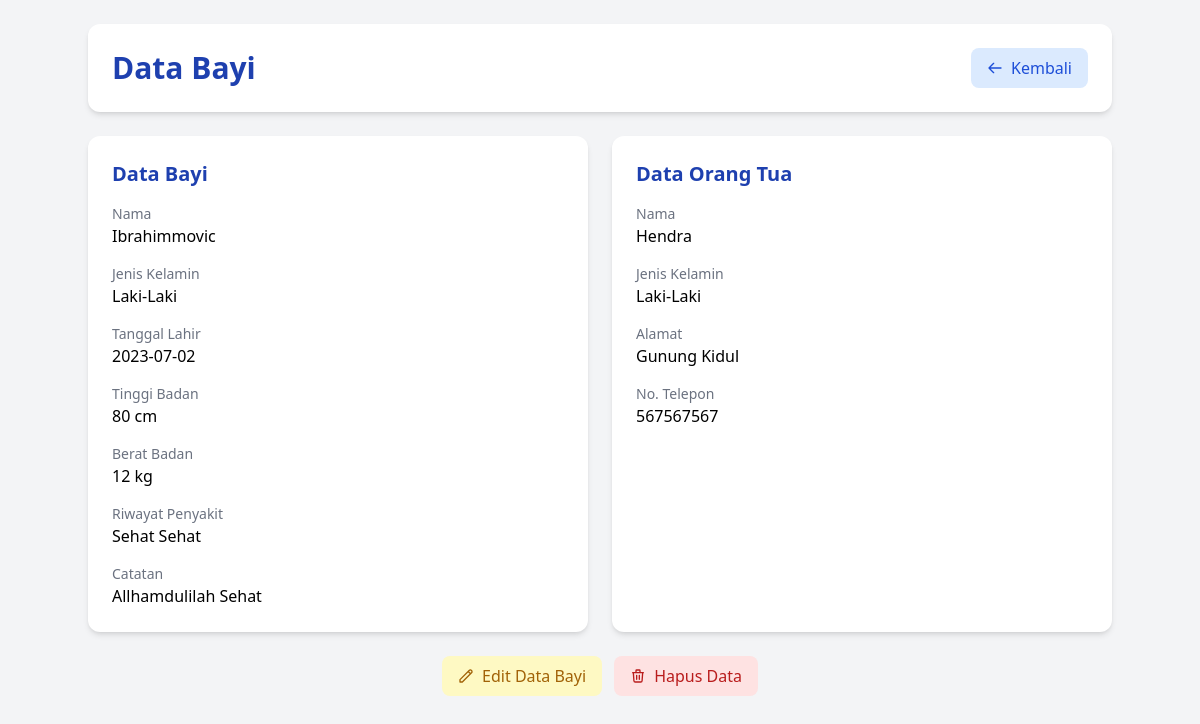
Screenshot of /views/data.php?id=110 (signed in) with the database file from the repository.
### tables this page shows
CREATE TABLE `databayi` (
  `id` int(11) NOT NULL,
  `nama` varchar(100) NOT NULL,
  `tinggi` float NOT NULL,
  `berat` float NOT NULL,
  `jenisKelamin` varchar(20) NOT NULL,
  `tanggalLahir` date NOT NULL,
  `riwayat` varchar(100) NOT NULL,
  `catatan` varchar(50) NOT NULL,
  `orang_tua_id` int(11) NOT NULL
);

CREATE TABLE `orangtua` (
  `orangtua_id` int(11) NOT NULL,
  `nama` varchar(100) NOT NULL,
  `jenisKelamin` varchar(15) NOT NULL,
  `telepon` int(11) NOT NULL,
  `alamat` varchar(100) NOT NULL
);

### models/manusia.php (called while the page is built, shortened)
<?php
require_once dirname(__DIR__) . '/config/database.php';
class Manusia
{
    public function __construct()
    {
        $database = new Database();
        $this->conn = $database->getConnection();
    }
}

### config/Database.php (called while the page is built, shortened)
<?php
class Database
{
    private $host = "localhost:3307";
    private $db_name = "db_databayi";
    private $username = "root";
    private $password = "";
    private static $conn = null;
    public function getConnection()
    {
        if (self::$conn === null) {
            try {
                self::$conn = new mysqli(
                    $this->host,
                    $this->username,
                    $this->password,
                    $this->db_name
                );
                self::$conn->set_charset("utf8");
            } catch (Exception $exception) {
                die("Koneksi gagal: " . $exception->getMessage());
            }
        }
        return self::$conn;
    }
}

### models/balita.php (called while the page is built, shortened)
<?php
require_once 'manusia.php';
class Bayi extends Manusia
{
    public function getBayiById($id)
    {
        $query = "SELECT * FROM " . self::TABLE . " WHERE id = ? LIMIT 1";
        $stmt = $this->conn->prepare($query);
        $stmt->bind_param("i", $id);
        $stmt->execute();
        $result = $stmt->get_result();
        if ($result && $result->num_rows > 0) {
            return $result->fetch_assoc();
        }
        return null;
    }
}

### models/orangtua.php (called while the page is built, shortened)
<?php
require_once 'manusia.php';
class OrangTua extends Manusia
{
    public function tampil_orangtua_with_id($id)
    {
        $query = "SELECT * FROM " . self::TABLE . " WHERE orangtua_id = ? LIMIT 1";
        $stmt = $this->conn->prepare($query);
        $stmt->bind_param("i", $id);
        $stmt->execute();
        $result = $stmt->get_result();
        if ($result && $result->num_rows > 0) {
            return $result->fetch_assoc();
        }
        return null;
    }
}

### views/data.php (the view, shortened to what this page needs)
<?php
require_once '../config/database.php';
require_once '../models/balita.php';
require_once '../models/orangtua.php';
$model = new Bayi();
$dataBayi = [];
$dataOrtu = null;
try {
    if (isset($_GET['id'])) {
        $id = (int) $_GET['id'];
        $row = $model->getBayiById($id);
        if ($row) {
            $dataBayi = $row;
            $modelOrtu = new OrangTua();
            $orangTuaId = $row['orang_tua_id'] ?? null;
            if ($orangTuaId) {
                $dataOrtu = $modelOrtu->tampil_orangtua_with_id($orangTuaId);
            }
        } else {
            $errorMessage = "Data bayi dengan ID $id tidak ditemukan";
        }
    } else {
        $errorMessage = "ID bayi tidak ditemukan";
    }
} catch (Exception $e) {
    error_log("Error in data.php: " . $e->getMessage());
    $errorMessage = "Terjadi kesalahan saat mengambil data. Silakan coba lagi nanti.";
}
?>
<!DOCTYPE html>
<html lang="id">
<head>
    <script src="https://cdn.tailwindcss.com"></script>
</head>
<body class="bg-gray-100 font-sans min-h-screen p-6">
    <div class="max-w-5xl mx-auto">
        <div class="bg-white rounded-xl shadow-md p-6 mb-6">
            <div class="flex items-center justify-between">
                <h1 class="text-3xl font-bold text-blue-800">Data Bayi</h1>
                <div class="flex gap-2">
                    <a href="dashboard.php"
                        class="px-4 py-2 bg-blue-100 text-blue-700 rounded-lg hover:bg-blue-200 transition flex items-center gap-2">
                        <svg class="w-4 h-4" fill="none" stroke="currentColor" viewBox="0 0 24 24">
                            <path stroke-linecap="round" stroke-linejoin="round" stroke-width="2"
                                d="M10 19l-7-7m0 0l7-7m-7 7h18" />
                        </svg>
                        Kembali
                    </a>
                </div>
            </div>
        </div>
        <?php if (empty($dataBayi)): ?>
            <div class="bg-white rounded-xl shadow-md p-12">
                <div class="text-center">
                    <svg class="w-16 h-16 mx-auto text-gray-400 mb-4" fill="none" stroke="currentColor" viewBox="0 0 24 24">
                        <path stroke-linecap="round" stroke-linejoin="round" stroke-width="2"
                            d="M20 13V6a2 2 0 00-2-2H6a2 2 0 00-2 2v7m16 0v5a2 2 0 01-2 2H6a2 2 0 01-2-2v-5m16 0h-2.586a1 1 0 00-.707.293l-2.414 2.414a1 1 0 01-.707.293h-3.172a1 1 0 01-.707-.293l-2.414-2.414A1 1 0 006.586 13H4" />
                    </svg>
                    <p class="text-xl text-gray-500">Tidak ada data bayi.</p>
                </div>
            </div>
        <?php else: ?>
            <div class="grid grid-cols-1 md:grid-cols-2 gap-6">
                <div class="bg-white rounded-xl shadow-md p-6">
                    <h2 class="text-xl font-bold text-blue-800 mb-4">Data Bayi</h2>
                    <div class="space-y-4">
                        <div class="flex flex-col">
                            <span class="text-sm text-gray-500">Nama</span>
                            <span class="font-medium"><?= htmlspecialchars($dataBayi['nama'] ?? '-') ?></span>
                        </div>
                        <div class="flex flex-col">
                            <span class="text-sm text-gray-500">Jenis Kelamin</span>
                            <span class="font-medium"><?= htmlspecialchars($dataBayi['jenisKelamin'] ?? '-') ?></span>
                        </div>
                        <div class="flex flex-col">
                            <span class="text-sm text-gray-500">Tanggal Lahir</span>
                            <span class="font-medium"><?= htmlspecialchars($dataBayi['tanggalLahir'] ?? '-') ?></span>
                        </div>
                        <div class="flex flex-col">
                            <span class="text-sm text-gray-500">Tinggi Badan</span>
                            <span class="font-medium"><?= htmlspecialchars($dataBayi['tinggi'] ?? '-') ?> cm</span>
                        </div>
                        <div class="flex flex-col">
                            <span class="text-sm text-gray-500">Berat Badan</span>
                            <span class="font-medium"><?= htmlspecialchars($dataBayi['berat'] ?? '-') ?> kg</span>
                        </div>
                        <div class="flex flex-col">
                            <span class="text-sm text-gray-500">Riwayat Penyakit</span>
                            <span class="font-medium"><?= htmlspecialchars($dataBayi['riwayat'] ?? '-') ?></span>
                        </div>
                        <div class="flex flex-col">
                            <span class="text-sm text-gray-500">Catatan</span>
                            <span class="font-medium"><?= htmlspecialchars($dataBayi['catatan'] ?? '-') ?></span>
                        </div>
                    </div>
                </div>
                <div class="bg-white rounded-xl shadow-md p-6">
                    <h2 class="text-xl font-bold text-blue-800 mb-4">Data Orang Tua</h2>
                    <?php if ($dataOrtu): ?>
                        <div class="space-y-4">
                            <div class="flex flex-col">
                                <span class="text-sm text-gray-500">Nama</span>
                                <span class="font-medium"><?= htmlspecialchars($dataOrtu['nama'] ?? '-') ?></span>
                            </div>
                            <div class="flex flex-col">
                                <span class="text-sm text-gray-500">Jenis Kelamin</span>
                                <span class="font-medium"><?= htmlspecialchars($dataOrtu['jenisKelamin'] ?? '-') ?></span>
                            </div>
                            <div class="flex flex-col">
                                <span class="text-sm text-gray-500">Alamat</span>
                                <span class="font-medium"><?= htmlspecialchars($dataOrtu['alamat'] ?? '-') ?></span>
                            </div>
                            <div class="flex flex-col">
                                <span class="text-sm text-gray-500">No. Telepon</span>
                                <span class="font-medium"><?= htmlspecialchars($dataOrtu['telepon'] ?? '-') ?></span>
                            </div>
                        </div>
                    <?php endif; ?>
                </div>
            </div>
            <div class="flex justify-center mt-6 gap-3">
                <a href="edit_bayi.php?id=<?= $dataBayi['id'] ?>"
                    class="px-4 py-2 bg-yellow-100 text-yellow-700 rounded-lg hover:bg-yellow-200 transition flex items-center gap-2">
                    <svg class="w-4 h-4" fill="none" stroke="currentColor" viewBox="0 0 24 24">
                        <path stroke-linecap="round" stroke-linejoin="round" stroke-width="2"
                            d="M15.232 5.232l3.536 3.536m-2.036-5.036a2.5 2.5 0 113.536 3.536L6.5 21.036H3v-3.572L16.732 3.732z" />
                    </svg>
                    Edit Data Bayi
                </a>
                <a href="dashboard.php?hapus=<?= $dataBayi['id'] ?>"
                    class="px-4 py-2 bg-red-100 text-red-700 rounded-lg hover:bg-red-200 transition flex items-center gap-2"
                    onclick="return confirm('Yakin ingin menghapus data ini?')">
                    <svg class="w-4 h-4" fill="none" stroke="currentColor" viewBox="0 0 24 24">
                        <path stroke-linecap="round" stroke-linejoin="round" stroke-width="2"
                            d="M19 7l-.867 12.142A2 2 0 0116.138 21H7.862a2 2 0 01-1.995-1.858L5 7m5 4v6m4-6v6m1-10V4a1 1 0 00-1-1h-4a1 1 0 00-1 1v3M4 7h16" />
                    </svg>
                    Hapus Data
                </a>
            </div>
        <?php endif; ?>
    </div>
</body>
</html>

### rows the page displays
databayi: nama "Ibrahimmovic", jenisKelamin "Laki-Laki", tanggalLahir "2023-07-02", tinggi "80", berat "12", riwayat "Sehat Sehat", catatan "Allhamdulilah Sehat"
orangtua: nama "Hendra", jenisKelamin "Laki-Laki", alamat "Gunung Kidul", telepon "567567567"
